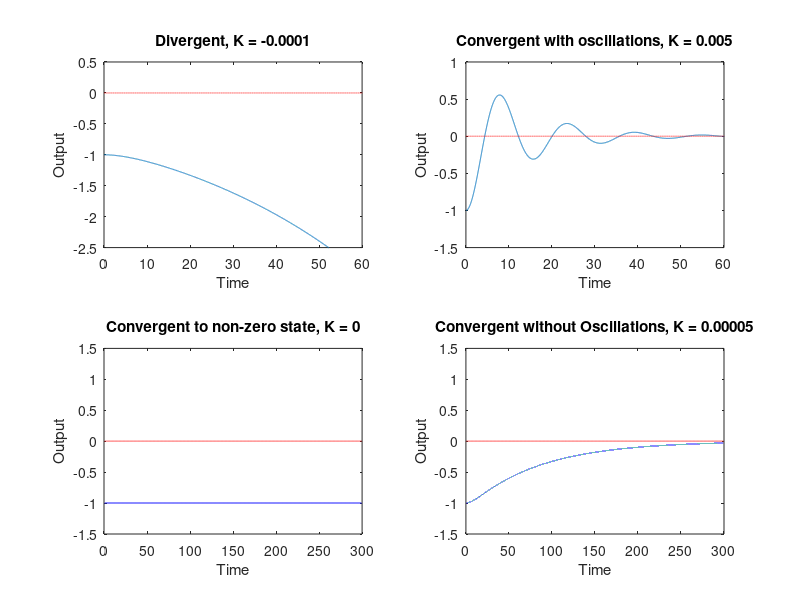

Here is the MATLAB script that generated this plot:
close all
clear all
clc

% define constants
z_d = 2;
psi_d = pi/4;
m = 0.03;
g = 9.81;
Ix = 1.5e-5;
Iy = 1.5e-5;
Iz = 3e-05;
kx = 4.5e-03;
ky = 4.5e-03;
kz = 4.5e-03;
kp = 4.5e-04;
kq = 4.5e-04;
kr = 4.5e-04;
k = [-0.0001 0.005 0.00005 0];
x0 = [-1; 0];
t = (0:0.01:300);

% Convergent system oscillations
Af = [0 1; -k(1)/m -kz/m];
Bf = [0;0];
C = [1 0];
D = 0;
sys_feedback = ss(Af, Bf, C, D);
ya = initial(sys_feedback, x0, t);

% divergent system
Af = [0 1; -k(2)/m -kz/m];
sys_feedback = ss(Af, Bf, C, D);
yb = initial(sys_feedback, x0, t);

% convergent with oscillations
Af = [0 1; -k(3)/m -kz/m];
sys_feedback = ss(Af, Bf, C, D);
yc = initial(sys_feedback, x0, t);

% Convergent to non-zero value
Af = [0 1; -k(4)/m -kz/m];
sys_feedback = ss(Af, Bf, C, D);
yd = initial(sys_feedback, x0, t);

% Plotting
subplot(2,2,1)
plot(t, ya)
hold on
plot(t, zeros([1, length(t)]), 'r--')
title('Divergent, K = -0.0001')
xlabel('Time')
ylabel('Output')
axis([0 60 -2.5 0.5])
hold off

subplot(2,2,2)
plot(t, yb)
hold on
plot(t, zeros([1, length(t)]), 'r--')
title('Convergent with oscillations, K = 0.005')
xlabel('Time')
ylabel('Output')
axis([0 60 -1.5 1])
hold off

subplot(2,2,4)
plot(t, yc)
hold on
plot(t, zeros([1, length(t)]), 'r--')
title('Convergent without Oscillations, K = 0.00005')
xlabel('Time')
ylabel('Output')
axis([0 300 -1.5 1.5])
hold off


subplot(2,2,3)
plot(t, yd)
hold on
plot(t, zeros([1, length(t)]), 'r--')
title('Convergent to non-zero state, K = 0')
xlabel('Time')
ylabel('Output')
axis([0 300 -1.5 1.5])
hold off



